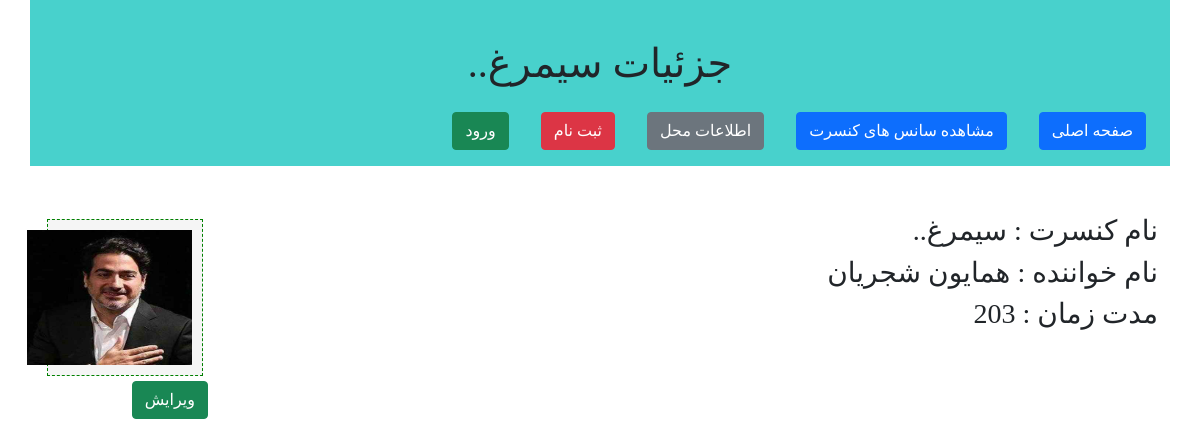
The app's page /ticketSales/concert/1 with its own data.
### ticketSales/models.py (models this page shows, shortened)
class concertModel(models.Model):
  class Meta:
    verbose_name='کنسرت'
    verbose_name_plural='کنسرت'
  Name=models.CharField(max_length=100,verbose_name='نام کنسرت')
  SingerName=models.CharField(max_length=100,verbose_name='خواننده')
  length=models.IntegerField(verbose_name='طول')
  Poster=models.ImageField(upload_to="concertImages/",null=True,verbose_name='پوستر')

### ticketSales/views.py (the view)
# urls.py: path('concert/<int:concert_id>',views.concertDetailsView),
def concertDetailsView(request,concert_id):
  concert=concertModel.objects.get(pk=concert_id)
  context={
      "concertdetails":concert
  }
  return render(request,"ticketSales/concertDetails.html",context)

### ticketSales/templates/ticketSales/concertDetails.html
{% extends "ticketSales/layout.html" %}
{% block titlepage %}
  جزئیات {{concertdetails.Name}}
{% endblock %}
{% block mainContent %}
  <div class="col-md-10 mt-5">
    <h3>نام کنسرت : {{concertdetails.Name}}</h3>
    <h3>نام خواننده : {{concertdetails.SingerName}}</h3>
    <h3>مدت زمان  : {{concertdetails.length}}</h3>
  </div>
  <div class="col-md-2 mt-5">
    <div class="imageBox">
      <img src="{{concertdetails.Poster.url}}" alt="{{concertdetails.Name}}">
    </div>
    <a href="/ticketSales/concertEdit/{{concertdetails.id}}" class="btn btn-success">ویرایش</a>
  </div>
{% endblock %}

### ticketSales/static/ticketSales/css/style.css (style rules this page uses)
body { font-family: Vazir; }
.imageBox, .timeBox { margin: 5px; background-color: whitesmoke; text-align: center; font-size: 15px; border: 1px dashed green; padding: 10px; }
.imageBox img { width: 165px; height: 135px; }

### records on screen
concertModel: Name "سیمرغ..", SingerName "همایون شجریان", length "203", Poster (picture)
